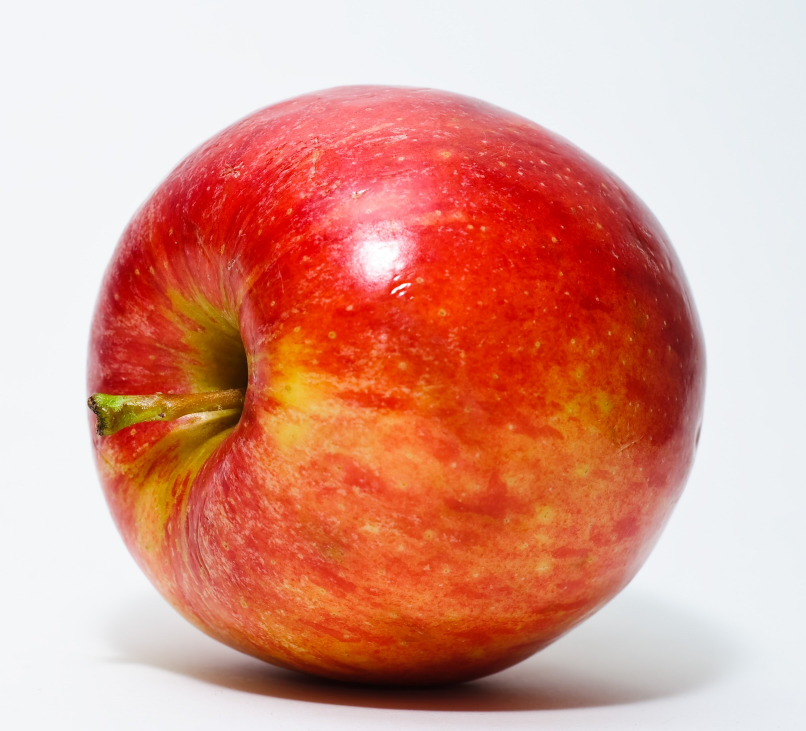
#> input picture data/test_images/apple.jpg, 2418 x 2192 px (shown at 1/3 size)
$ python -i prepare_fruits360_yolo.py   (imports and definitions only)
#> lines starting #> are read from the running program, lines starting #| are printed output that depends on the picture; after the words box and inside, x2 and y2 are one past the last pixel; in counts of white or black regions, pixels touching at a corner belong together
from __future__ import annotations

import argparse
import json
import random
import re
import shutil
import subprocess
from collections import Counter, defaultdict
from pathlib import Path

import cv2
import numpy as np
import yaml


DATASET_REPO = "https://github.com/fruits-360/fruits-360-100x100.git"
IMAGE_EXTENSIONS = {".jpg", ".jpeg", ".png", ".bmp", ".webp"}

BASE_LABELS = (
    "cabbage white", "cabbage red", "cactus fruit", "passion fruit",
    "pomelo sweetie", "melon piel de sapo", "ginger root", "peanut shell",
    "caju seed", "bean pod", "blackberry", "carambola", "cherimoya",
    "gooseberry", "apple", "apricot", "almonds", "avocado", "banana",
    "beetroot", "blueberry", "cantaloupe", "cauliflower", "cherry",
    "chestnut", "clementine", "cocos", "corn", "carrot", "cucumber",
    "dates", "eggplant", "fig", "ginger", "granadilla", "grape",
    "grapefruit", "guava", "hazelnut", "huckleberry", "kaki", "kiwi",
    "kohlrabi", "kumquats", "lemon", "lime", "limes", "lychee",
    "mandarine", "mango", "mangostan", "maracuja", "mulberry",
    "nectarine", "nut", "onion", "orange", "papaya", "peach", "pear",
    "pepino", "pepper", "physalis", "pineapple", "pistachio", "pitahaya",
    "plum", "pomegranate", "potato", "quince", "rambutan", "raspberry",
    "redcurrant", "salak", "strawberry", "tamarillo", "tangelo", "tomato",
    "walnut", "watermelon", "zucchini",
)

LABEL_ALIASES = {
    "almonds": "almond",
    "cabbage red": "red cabbage",
    "cabbage white": "cabbage",
    "caju seed": "cashew seed",
    "cocos": "coconut",
    "dates": "date",
    "ginger": "ginger root",
    "kumquats": "kumquat",
    "limes": "lime",
    "mangostan": "mangosteen",
    "maracuja": "passion fruit",
    "melon piel de sapo": "melon",
    "peanut shell": "peanut",
    "pitahaya": "dragon fruit",
    "pomelo sweetie": "pomelo",
}


# [50 lines left out: functions ensure_dataset, normalize_folder_name, find_images, cap_per_class, not called in this run]


def infer_yolo_bbox(image_path: Path) -> tuple[float, float, float, float]:
#> called with image_path = 'data/test_images/apple.jpg'
    image = cv2.imread(str(image_path))
#> image is the input picture: shape (2192, 2418, 3); mean B, G, R 140.5, 155.7, 219.8
    if image is None:
        raise RuntimeError(f"Could not read image: {image_path}")
    height, width = image.shape[:2]
#> height = 2192; width = 2418
    hsv = cv2.cvtColor(image, cv2.COLOR_BGR2HSV)
#> hsv: shape (2192, 2418, 3); mean H, S, V 65.4, 106, 222.2
    saturation = hsv[:, :, 1]
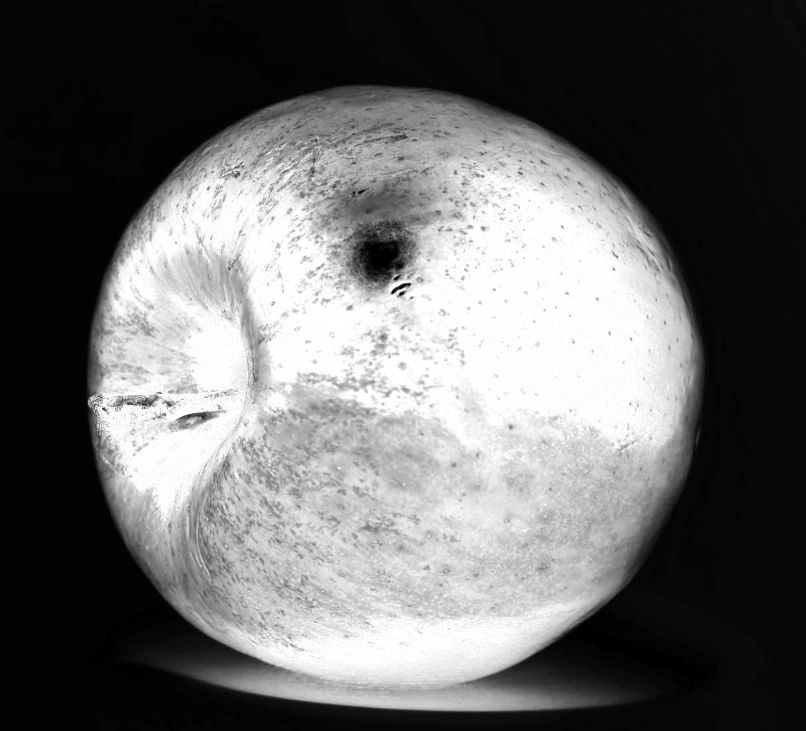
#> saturation: shape (2192, 2418) (shown at 1/3 size); min 0, max 255, mean 106
    value = hsv[:, :, 2]
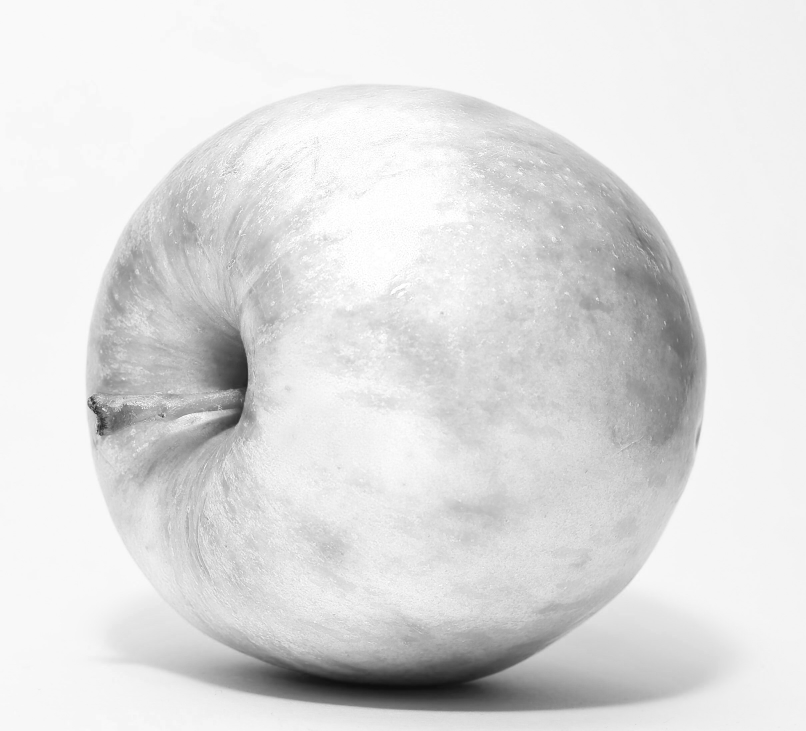
#> value: shape (2192, 2418) (shown at 1/3 size); min 13, max 255, mean 222.2
    mask = ((saturation > 28) | (value < 245)).astype("uint8") * 255
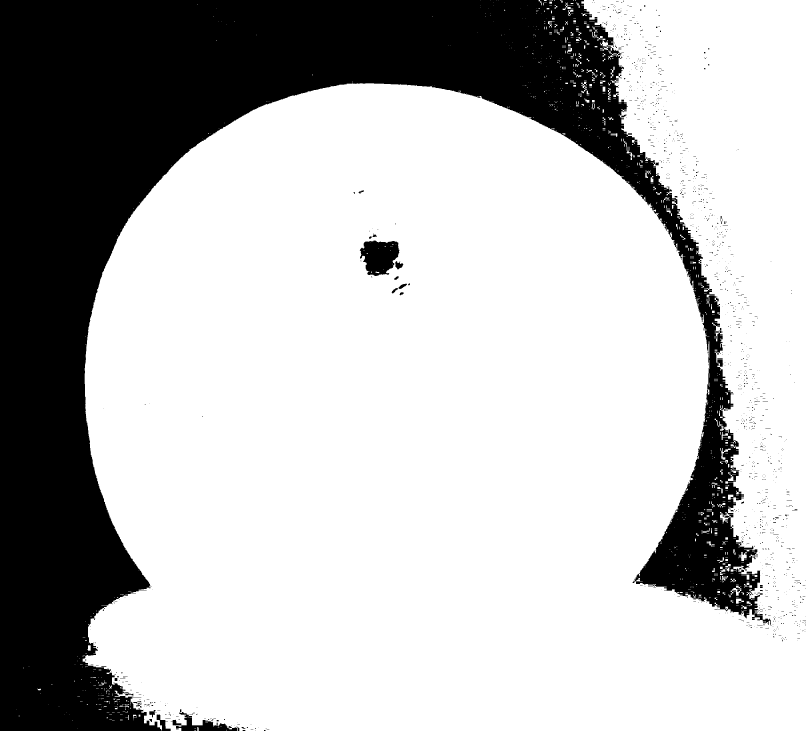
#> mask: shape (2192, 2418) (shown at 1/3 size); 73.3% white; 1234 black regions (1188 under 20 px), largest, box (x1, y1, x2, y2) and area: (0, 0, 2314, 2192) 1395106, (1079, 721, 1198, 828) 9083, (512, 2136, 718, 2192) 3899
    mask = cv2.morphologyEx(mask, cv2.MORPH_OPEN, np.ones((3, 3), dtype="uint8"))
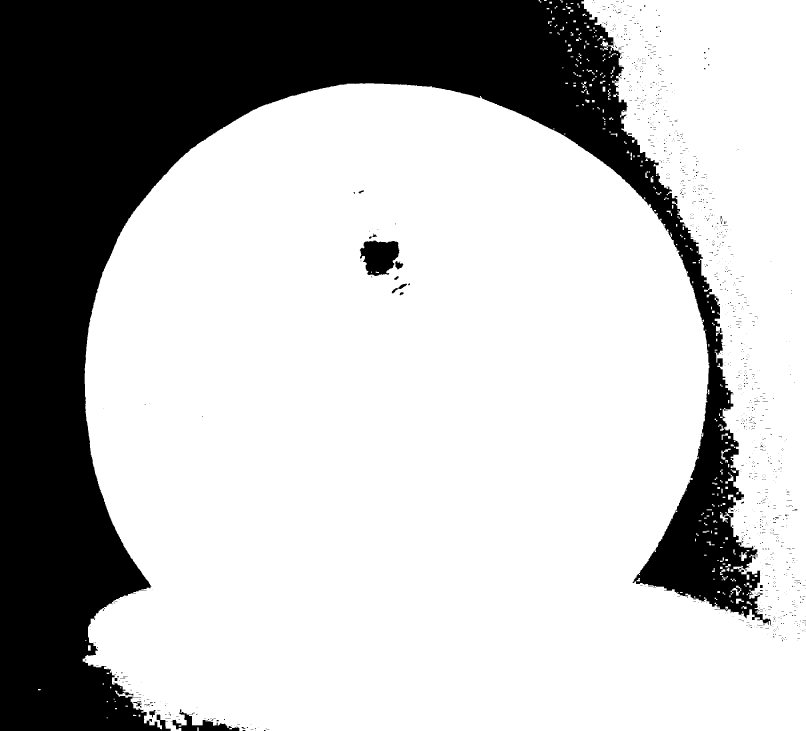
#> mask: shape (2192, 2418) (shown at 1/3 size); 73.1% white; 1165 black regions (1136 under 20 px), largest, box (x1, y1, x2, y2) and area: (0, 0, 2314, 2192) 1404894, (1079, 721, 1198, 828) 9155, (512, 2128, 718, 2192) 4148
    mask = cv2.morphologyEx(mask, cv2.MORPH_CLOSE, np.ones((5, 5), dtype="uint8"))
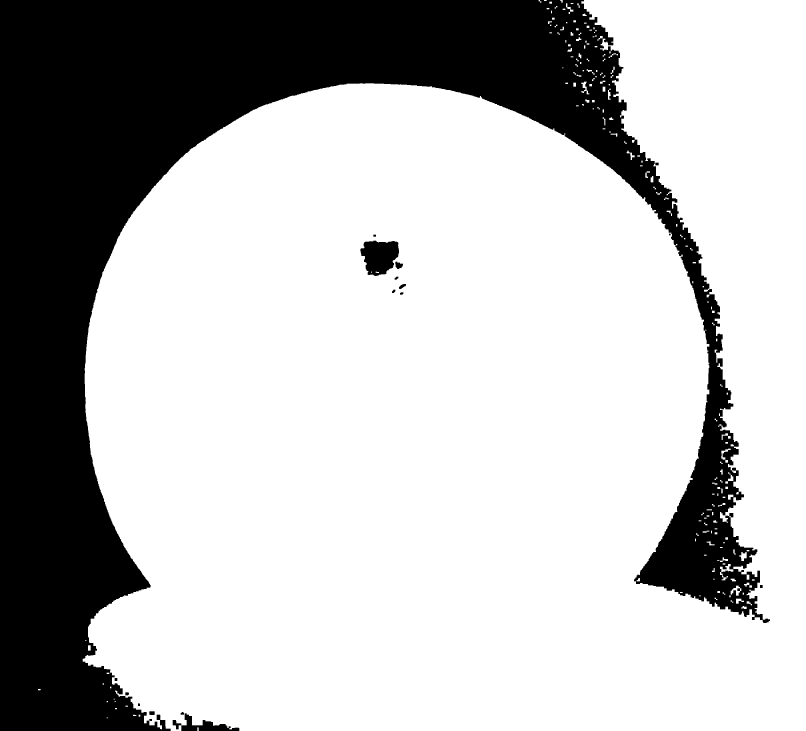
#> mask: shape (2192, 2418) (shown at 1/3 size); 73.3% white; 17 black regions
    contours, _ = cv2.findContours(mask, cv2.RETR_EXTERNAL, cv2.CHAIN_APPROX_SIMPLE)
#> contours = 201 contours, 97 with area under 20; largest, box (x1, y1, x2, y2) and area: (248, 0, 2418, 2192) 3877432, (2160, 1692, 2200, 1741) 472, (2192, 1757, 2224, 1787) 422, (2218, 1656, 2240, 1683) 316, (1744, 245, 1768, 283) 259
    if not contours:
        return 0.5, 0.5, 1.0, 1.0
    x, y, w_box, h_box = cv2.boundingRect(max(contours, key=cv2.contourArea))
#> x = 248; y = 0; w_box = 2170; h_box = 2192
    pad = max(2, int(max(w_box, h_box) * 0.06))
#> pad = 131
    x1 = max(0, x - pad)
#> x1 = 117
    y1 = max(0, y - pad)
#> y1 = 0
    x2 = min(width, x + w_box + pad)
#> x2 = 2418
    y2 = min(height, y + h_box + pad)
#> y2 = 2192
    box_w = max(1, x2 - x1)
#> box_w = 2301
    box_h = max(1, y2 - y1)
#> box_h = 2192
    return (x1 + box_w / 2) / width, (y1 + box_h / 2) / height, box_w / width, box_h / height


# [57 lines left out: functions copy_split, write_dataset_yaml, main, not called in this run]


# [2 lines not run here, left out]

>>> result = infer_yolo_bbox('data/test_images/apple.jpg')
#> result = (0.524, 0.5, 0.952, 1)
